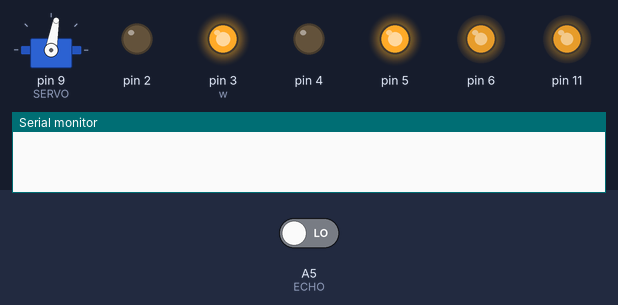
The sketch below on a simulated Arduino Uno, built with avr-gcc and run on an emulated ATmega328P. Shown: servo, output pins drawn as LEDs (lit = HIGH), the last lines printed to the serial monitor. The inputs (shaded band) are chosen by the test bench; at power-on: A5 (ECHO) LOW. Pins used as bus, display or sensor lines are not drawn.

Above: at 0.1 s.
At 1.1 s:
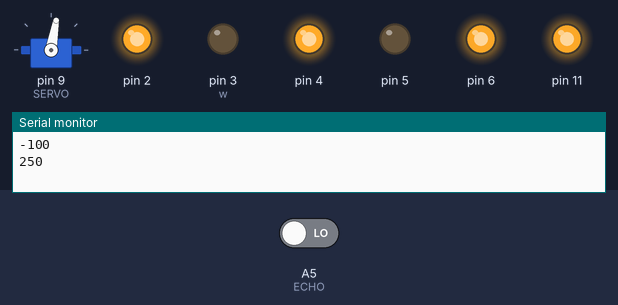
Timing chart, 0 to 2.6 s (numbered marks = the images above):
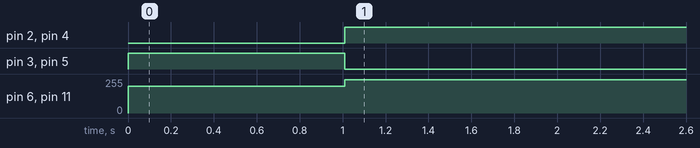

Measured:
- by itself, pin 2, pin 4: LOW → HIGH at 1.0 s
- by itself, pin 3 (w), pin 5: HIGH → LOW at 1.0 s
- by itself, pin 6, pin 11: 200/255 → 250/255 at 1.0 s

The sketch:

lab5.ino
```cpp
#include <Servo.h>

#include "Wheels.h"
Wheels w;

// piny dla sonaru (HC-SR04)
#define TRIG A4
#define ECHO A5

// pin kontroli serwo (musi być PWM)
#define SERVO 9

Servo serwo;
unsigned int dist;
int speed;
#define oneDegreeTime 6
#define zeroEnergyDist 20
#define maxSpeed 250
#define minSpeed 70

void setup() {
  w.attach(3,2,6,5,4,11);
  w.setSpeed(200);
  w.forward();
  pinMode(TRIG, OUTPUT);    // TRIG startuje sonar
  pinMode(ECHO, INPUT);     // ECHO odbiera powracający impuls

  Serial.begin(9600);

  serwo.attach(SERVO);
}


void turnOnLeft(int angle){
  w.stop();
  w.forwardRight();
  w.backLeft();
  delay(angle*oneDegreeTime);
  w.forward();
}

void turnOnRight(int angle){
  w.stop();

  w.forwardLeft();
  w.backRight();
  delay(angle*oneDegreeTime);
  w.forward();
}

unsigned int lookAndReturnDistance(byte angle) {

  unsigned long tot;      // czas powrotu (time-of-travel)
  unsigned int distance;

  //Serial.print("Patrzę w kącie ");
  //Serial.print(angle);
  serwo.write(angle);

/* uruchamia sonar (puls 10 ms na `TRIGGER')
 * oczekuje na powrotny sygnał i aktualizuje
 */
  digitalWrite(TRIG, HIGH);
  delay(10);
  digitalWrite(TRIG, LOW);
  tot = pulseIn(ECHO, HIGH);

/* prędkość dźwięku = 340m/s => 1 cm w 29 mikrosekund
 * droga tam i z powrotem, zatem:
 */
  distance = tot/58;

  //Serial.print(": widzę coś w odległości ");
  return distance;
}


int findOptimalAngle(){
  int result = 0;
  int optimalDist = 0;
  int tempDist;
  for(byte angle = 0; angle < 180; angle+= 20) {
    tempDist = lookAndReturnDistance(angle);
    if(tempDist < optimalDist){
      optimalDist = tempDist;
      result = angle;
    }
  }
  return result;
}

void avoid(){
  int optimalAngle;
  for(byte angle = 45; angle < 135; angle+= 20) {
      dist = lookAndReturnDistance(angle);
      if(dist < 30){
        w.stop();
        optimalAngle = findOptimalAngle();
        if(optimalAngle < 90){
          turnOnLeft(90 - optimalAngle);
        }else{
          turnOnRight(optimalAngle - 90);
        }
      }
      else{
        w.forward();
      }
      delay(50);
  }
}


void spring(){
    dist = lookAndReturnDistance(80);

    speed = (dist - zeroEnergyDist) * 5;
    Serial.println(speed);
    if(speed >= minSpeed){
      speed = speed < maxSpeed ? speed : maxSpeed;
      w.forward();
    }else if(-(speed*4) >= minSpeed){
      w.back();
      speed = -(speed*4);
      speed = speed < maxSpeed ? speed : maxSpeed;
    }else{
      w.stop();
    }

    w.setSpeed(speed);

    Serial.println(speed);

    delay(50);
}

void loop() {
  //avoid();
  spring();

}
```

Wheels.cpp
```cpp
#include <Arduino.h>

#include "Wheels.h"


#define SET_MOVEMENT(side,f,b) digitalWrite( side[0], f);\
                               digitalWrite( side[1], b)

Wheels::Wheels()
{ }

void Wheels::attachRight(int pF, int pB, int pS)
{
    pinMode(pF, OUTPUT);
    pinMode(pB, OUTPUT);
    pinMode(pS, OUTPUT);
    this->pinsRight[0] = pF;
    this->pinsRight[1] = pB;
    this->pinsRight[2] = pS;
}


void Wheels::attachLeft(int pF, int pB, int pS)
{
    pinMode(pF, OUTPUT);
    pinMode(pB, OUTPUT);
    pinMode(pS, OUTPUT);
    this->pinsLeft[0] = pF;
    this->pinsLeft[1] = pB;
    this->pinsLeft[2] = pS;
}

void Wheels::setSpeedRight(uint8_t s)
{
    analogWrite(this->pinsRight[2], s);
}

void Wheels::setSpeedLeft(uint8_t s)
{
    analogWrite(this->pinsLeft[2], s);
}

void Wheels::setSpeed(uint8_t s)
{
    setSpeedLeft(s);
    setSpeedRight(s);
}

void Wheels::attach(int pRF, int pRB, int pRS, int pLF, int pLB, int pLS)
{
    this->attachRight(pRF, pRB, pRS);
    this->attachLeft(pLF, pLB, pLS);
}

void Wheels::forwardLeft()
{
    SET_MOVEMENT(pinsLeft, HIGH, LOW);
}

void Wheels::forwardRight()
{
    SET_MOVEMENT(pinsRight, HIGH, LOW);
}

void Wheels::backLeft()
{
    SET_MOVEMENT(pinsLeft, LOW, HIGH);
}

void Wheels::backRight()
{
    SET_MOVEMENT(pinsRight, LOW, HIGH);
}

void Wheels::forward()
{
    this->forwardLeft();
    this->forwardRight();
}

void Wheels::back()
{
    this->backLeft();
    this->backRight();
}

void Wheels::stopLeft()
{
    SET_MOVEMENT(pinsLeft, LOW, LOW);
}

void Wheels::stopRight()
{
    SET_MOVEMENT(pinsRight, LOW, LOW);
}

void Wheels::stop()
{
    this->stopLeft();
    this->stopRight();
}
```

Wheels.h
```cpp
/*
 * prosta implementacja klasy obsługującej
 * silniki pojazdu za pośrednictwem modułu L298
 *
 * Sterowanie odbywa się przez:
 * 1)  powiązanie odpowiednich pinów I/O Arduino metodą attach()
 * 2)  ustalenie prędkości setSpeed*()
 * 3)  wywołanie funkcji ruchu
 *
 * TODO:
 *  - zabezpieczenie przed ruchem bez attach()
 *  - ustawienie domyślnej prędkości != 0
 */


#include <Arduino.h>


#ifndef Wheels_h
#define Wheels_h


class Wheels {
    public:
        Wheels();
        /*
         *  pinForward - wejście "naprzód" L298
         *  pinBack    - wejście "wstecz" L298
         *  pinSpeed   - wejście "enable/PWM" L298
         */
        void attachRight(int pinForward, int pinBack, int pinSpeed);
        void attachLeft(int pinForward, int pinBack, int pinSpeed);
        void attach(int pinRightForward, int pinRightBack, int pinRightSpeed,
                    int pinLeftForward, int pinLeftBack, int pinLeftSpeed);
        /*
         *  funkcje ruchu
         */
        void forward();
        void forwardLeft();
        void forwardRight();
        void back();
        void backLeft();
        void backRight();
        void stop();
        void stopLeft();
        void stopRight();
        /*
         *  ustawienie prędkości obrotowej (przez PWM)
         *   - minimalna efektywna wartość 60
         *      może zależeć od stanu naładowania baterii
         */
        void setSpeed(uint8_t);
        void setSpeedRight(uint8_t);
        void setSpeedLeft(uint8_t);

    private:
        int pinsRight[3];
        int pinsLeft[3];
};


#endif
```
